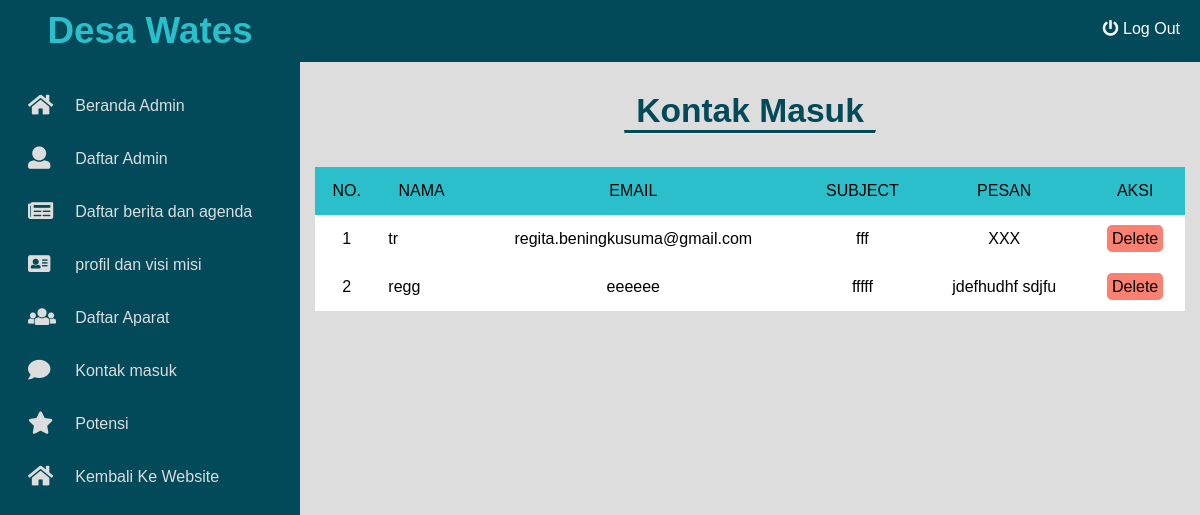
The page /admin/kontak.php on the database its author committed.
### tables this page shows
CREATE TABLE `pesan` (
  `id_pesan` int(5) NOT NULL,
  `nama_pengirim` varchar(50) NOT NULL,
  `email` varchar(70) NOT NULL,
  `subject` varchar(100) NOT NULL,
  `pesan` text NOT NULL
);

### admin/kontak.php (the view)
<?php
include 'layout/awal.php';
$query  = $conn->query("SELECT * FROM pesan ORDER BY id_pesan DESC", PDO::FETCH_ASSOC);
$data   = $query->fetch();
?>
<div class="judul_section">
  <h1>Kontak Masuk</h1>
  <hr>
</div>
<br>
<table>
  <thead>
    <tr>
      <th>No.</th>
      <th>Nama</th>
      <th>email</th>
      <th>subject</th>
      <th>pesan</th>
      <th>Aksi</th>
    </tr>
  </thead>
  <tbody>
    <?php $num = 0; do{ $num++; ?>
    <tr>
      <td><?=$num;?></td>
      <td><?=$data['nama_pengirim'];?></td>
      <td><?=$data['email'];?></td>
      <td><?=$data['subject'];?></td>
      <td><?=$data['pesan'];?></td>
      <td>
        <a href="hapus_pesan.php?id=<?=$data['id_pesan'];?>" class="delete">Delete</a>
      </td>
    </tr>
  <?php }while ($data   = $query->fetch()); ?>
  </tbody>
</table>

### admin/layout/awal.php (shortened to what this page needs)
<!DOCTYPE html>
<html lang="en" dir="ltr">
  <head>
    <link rel="stylesheet" href="admin.css">
    <link rel="stylesheet" href="../assets/css/fonts.css">
    <link rel="stylesheet" href="../assets/css/fontawesome-all.css">
  </head>
  <body>
    <section id="sideMenu">
      <h1>Desa Wates</h1>
      <nav>
        <a href="index.php">
          <i class="fa fa-home"></i> Beranda Admin</a>
        <a href="list_admin.php">
          <i class="fa fa-user"></i> Daftar Admin</a>
        <a href="list_berita.php">
          <i class="fa fa-newspaper"></i> Daftar berita dan agenda</a>
        <a href="profil.php">
           <i class="fa fa-address-card"></i> profil dan visi misi</a>
        <a href="list_aparatur.php">
          <i class="fa fa-users"></i> Daftar Aparat</a>
        <a href="kontak.php">
          <i class="fa fa-comment"></i> Kontak masuk</a>
        <a href="list_potensi.php">
          <i class="fa fa-star"></i> Potensi</a>
        <a href="../index.php">
          <i class="fa fa-home"></i> Kembali Ke Website</a>
      </nav>
    </section>
    <header>
      <a href="logout.php"><i class="fa fa-power-off"></i> Log Out</a>
    </header>
    <section id="content-area">

### admin/admin.css (style rules this page uses)
body { background: #ddd; font-family: 'Rajdhani',arial; margin: 0; }
a { text-decoration: none; }
h1, h2, h3, h4, h5, h6 { font-family: 'Rajdhani',sans-serif; margin: 0; }
.judul_section { font-size: 1.5rem; width: 100%; text-align: center; margin: 15px 0; }
.judul_section h1 { font-size: 2.8vw; color: #024959; font-weight: bold; font-family: 'Rajdhani',sans-serif; margin: 0; }
.judul_section hr { width: 250px; border-top: 3px solid #024959; margin: 0 auto; }
#sideMenu { background: #024959; width: 300px; position: fixed; top: 0; bottom: 0; }
#sideMenu h1 { text-align: center; line-height: 62px; margin: 0; color: #2abfca; font-size: 2.3rem; }
nav { padding-top: 15px; }
nav a { display: block; padding: 15px 28px; color: #ddd; font-weight: 300; transition: all 0.3s ease-in-out; }
nav a .fa { color: #ddd; font-size: 1.4rem; margin-right: 0.8rem; display: inline-block; width: 30px; position: relative; top: 2px; }
header { box-sizing: border-box; height: 62px; margin-left:300px; padding: 20px; background: #024959; }
header a { float: right; color: white; font-size: 1rem; background: none; border: none; margin: 0; }
#content-area { margin-left: 300px; padding: 15px; }
table { border-spacing: 0; margin: 0; width: 100%; }
thead { background: #2abfca; }
th { font-size: 1rem; text-transform: uppercase; font-weight: 500; padding: 15px 10px; }
tbody { background: #fff; font-size: 1rem; }
td:nth-child(2) { text-align: left; }
td { text-align: center; padding: 15px 10px; }
tbody td .delete { border-radius: 5px; color: black; padding: 5px; background: salmon; }

### rows shown on the page
pesan: nama_pengirim "tr", email "regita.beningkusuma@gmail.com", subject "fff", pesan "XXX"
pesan: nama_pengirim "regg", email "eeeeee", subject "fffff", pesan "jdefhudhf sdjfu"
